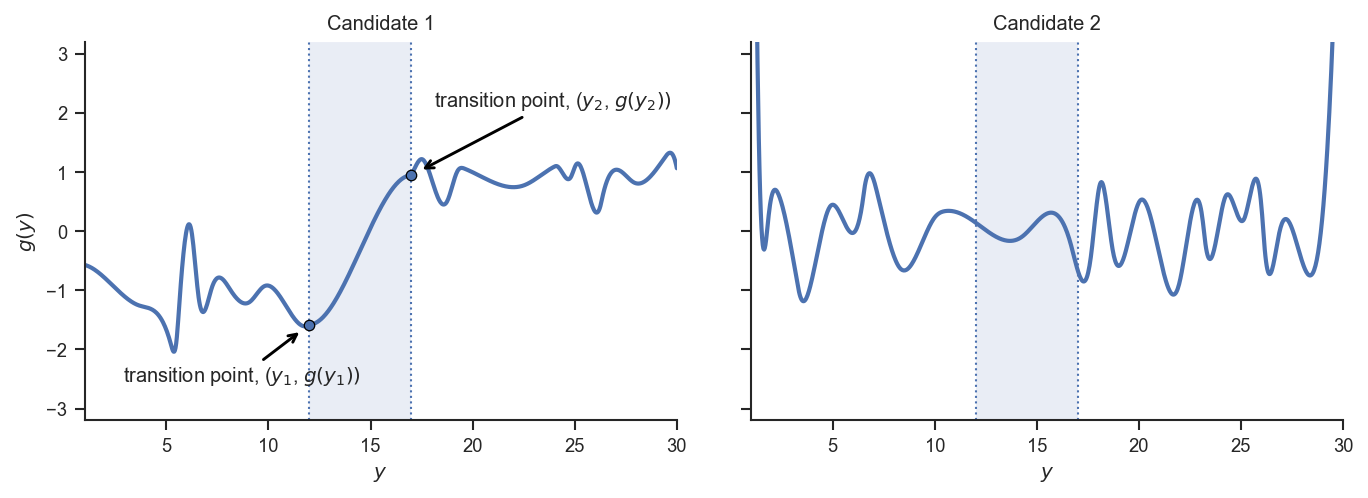

Here is the Python script that generated this plot:
import matplotlib.pyplot as plt
import numpy as np
from scipy.interpolate import UnivariateSpline
import seaborn as sns

sns.set_theme(style="ticks", context="paper")

rng = np.random.default_rng(7)

# Spoofed parameters
y_min, y_max = 1.0, 30.0
y1, y2 = 12.0, 17.0
n_points = 90
k = 3
y_grid = np.linspace(y_min, y_max, 900)


def smoothstep(t):
    """C^1 smooth step: 0->1 with zero slope at both ends; inflection near t=0.5."""
    t = np.clip(t, 0.0, 1.0)
    return 3 * t**2 - 2 * t**3


def fit_smoothing_spline(y_data, g_obs, k=3, s=None):
    return UnivariateSpline(y_data, g_obs, k=k, s=s)


# ----------------------------
# LEFT PANEL: clear monotone transition within [y1, y2]
# This represents a viable candidate biomarker that exhibits the desired properties
# Steps:
#   - Start from a messy spline fit
#   - Enforce monotone increasing on [y1,y2] by replacing that segment with a
#     smoothstep transition (monotone + concave-up then concave-down + flat-ish endpoints).
# ----------------------------
noise_sigma_L = 0.55
smoothing_L = 0.50 * n_points * noise_sigma_L**2

y_data_L = np.sort(rng.uniform(y_min, y_max, size=n_points))
t_L = (y_data_L - y1) / (y2 - y1)

baseline_L = -1.1
amplitude_L = 2.2
g_true_L = baseline_L + amplitude_L * smoothstep(t_L)

g_obs_L = (
    g_true_L
    + 0.20 * np.sin(0.9 * y_data_L + 0.4)
    + 0.10 * np.sin(2.3 * y_data_L - 0.8)
    + rng.normal(0.0, noise_sigma_L, size=n_points)
)

spline_L = fit_smoothing_spline(y_data_L, g_obs_L, k=k, s=smoothing_L)
g_grid_L = spline_L(y_grid)

# Replace the transition segment with a guaranteed-monotone S shape (smoothstep)
mask = (y_grid >= y1) & (y_grid <= y2)
g_start = float(spline_L(y1))
g_end_raw = float(spline_L(y2))

# Ensure the transition is increasing
min_rise = 0.7
g_end = max(g_end_raw, g_start + min_rise)

t_seg = (y_grid[mask] - y1) / (y2 - y1)
g_seg = g_start + (g_end - g_start) * smoothstep(t_seg)

# Shift the right side so the curve stays continuous at y2
delta = g_end - g_end_raw
g_grid_L[y_grid > y2] = g_grid_L[y_grid > y2] + delta
g_grid_L[mask] = g_seg
g_y1_L = float(g_start)
g_y2_L = float(g_end)

# ----------------------------
# RIGHT PANEL: same highlighted interval, but no clear trend within it
# This is meant to represent a candidate biomarker that does not exhibit the desired properties
# ----------------------------
noise_sigma_R = 0.60
smoothing_R = 0.55 * n_points * noise_sigma_R**2

y_data_R = np.sort(rng.uniform(y_min, y_max, size=n_points))

# Oscillatory/no-trend structure (especially within [y1,y2])
g_true_R = (
    0.4 * np.sin(1.3 * y_data_R)
    + 0.35 * np.sin(2.8 * y_data_R + 0.8)
    + 0.15 * np.sin(5.0 * y_data_R - 0.5)
)

g_obs_R = g_true_R + rng.normal(0.0, noise_sigma_R, size=n_points)
spline_R = fit_smoothing_spline(y_data_R, g_obs_R, k=k, s=smoothing_R)
g_grid_R = spline_R(y_grid)

# ----------------------------
# Plot (1x2)
# ----------------------------
fig, axes = plt.subplots(1, 2, figsize=(9.2, 3.4), dpi=160, sharey=True)

# Styling helpers
arrow_kw = dict(arrowstyle="->", linewidth=1.4, color="black", shrinkA=0, shrinkB=6)

for ax in axes:
    ax.set_xlim(y_min, y_max)
    ax.set_ylim(-3.2, 3.2)
    ax.axvspan(y1, y2, alpha=0.12)
    ax.axvline(y1, linestyle=":", linewidth=1)
    ax.axvline(y2, linestyle=":", linewidth=1)
    ax.spines["top"].set_visible(False)
    ax.spines["right"].set_visible(False)
    ax.margins(x=0.02)
    ax.set_xlabel(r"$y$")

# Left: monotone transition + dots + annotations
(lineL,) = axes[0].plot(y_grid, g_grid_L, linewidth=2)
cL = lineL.get_color()

axes[0].plot(
    [y1, y2],
    [g_y1_L, g_y2_L],
    linestyle="none",
    marker="o",
    markersize=5,
    markerfacecolor=cL,
    markeredgecolor="black",
    markeredgewidth=0.6,
    zorder=6,
)

axes[0].annotate(
    r"transition point, ($y_1$, $g(y_1))$",
    xy=(y1, g_y1_L),
    xytext=(25, -30),
    textcoords="offset points",
    ha="right",
    va="bottom",
    arrowprops=arrow_kw,
    annotation_clip=False,
)
axes[0].set_title("Candidate 1", pad=6)

axes[0].annotate(
    r"transition point, ($y_2$, $g(y_2))$",
    xy=(y2, g_y2_L),
    xytext=(125, 30),
    textcoords="offset points",
    ha="right",
    va="bottom",
    arrowprops=arrow_kw,
    annotation_clip=False,
)
axes[1].set_title("Candidate 2", pad=6)


axes[0].set_ylabel(r"$g(y)$")

# Right: no trend + no text
axes[1].plot(y_grid, g_grid_R, linewidth=2)

plt.tight_layout()
plt.savefig("figure_1.png", dpi=150, bbox_inches="tight")
